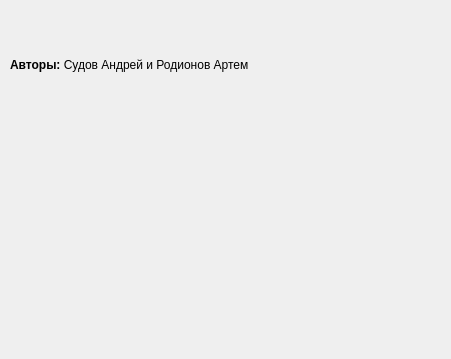
<?xml version="1.0" encoding="UTF-8"?>
<ui version="4.0">
 <class>Authors</class>
 <widget class="QDialog" name="Authors">
  <property name="geometry">
   <rect>
    <x>0</x>
    <y>0</y>
    <width>451</width>
    <height>359</height>
   </rect>
  </property>
  <property name="windowTitle">
   <string>Авторы</string>
  </property>
  <widget class="QLabel" name="label">
   <property name="geometry">
    <rect>
     <x>10</x>
     <y>50</y>
     <width>351</width>
     <height>31</height>
    </rect>
   </property>
   <property name="text">
    <string>&lt;html&gt;&lt;head/&gt;&lt;body&gt;&lt;p&gt;&lt;span style=&quot; font-weight:700;&quot;&gt;Авторы:&lt;/span&gt; Судов Андрей и Родионов Артем&lt;/p&gt;&lt;/body&gt;&lt;/html&gt;</string>
   </property>
  </widget>
 </widget>
 <resources/>
 <connections/>
</ui>
